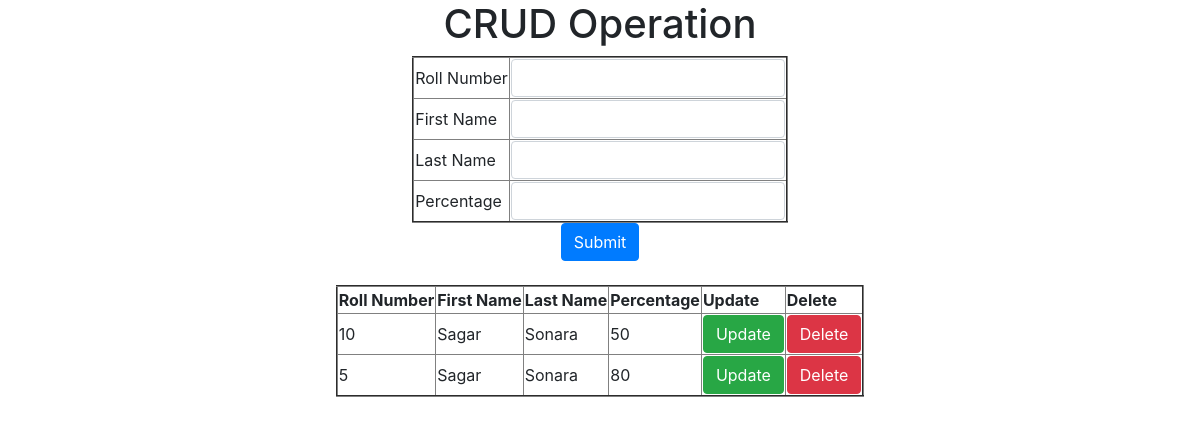
Before: / with the older database file.
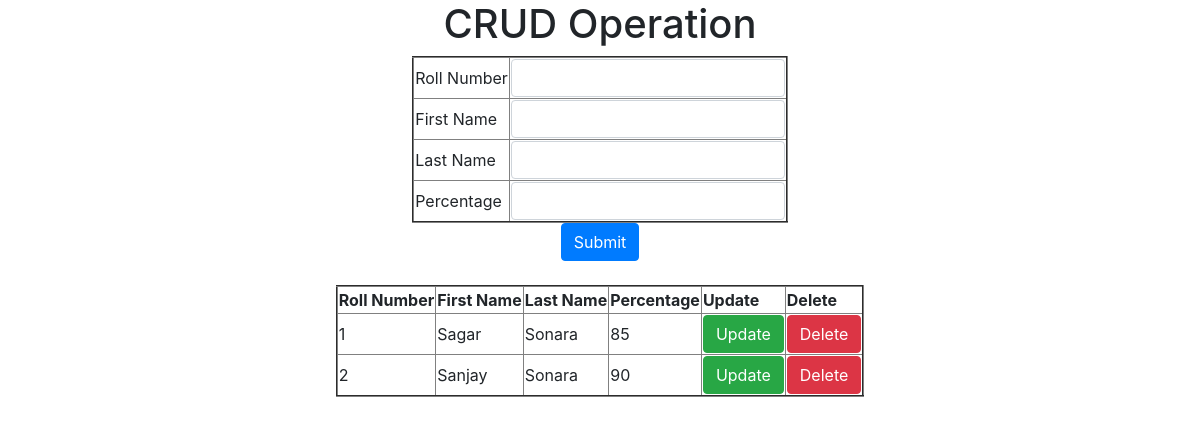
After: the same page with the newer database file.
### myapp/models.py (models this page shows, shortened)
class Student(models.Model):
	roll_no = models.PositiveSmallIntegerField()
	f_name = models.CharField(max_length = 100)
	l_name = models.CharField(max_length = 100)
	percentage = models.PositiveSmallIntegerField()

### myapp/views.py (the view)
# urls.py: path('', views.index, name='index'),
def index(request):
	if request.method == "POST":
		roll_no = request.POST['roll_no']
		f_name = request.POST['f_name']
		l_name = request.POST['l_name']
		percentage = request.POST['percentage']
		stu = Student(roll_no=roll_no, f_name=f_name, l_name = l_name, percentage=percentage)
		stu.save()
		students = Student.objects.all()
		return render (request,"index.html",{'students':students})
	else:
		students = Student.objects.all()
		return render (request,"index.html",{'students':students})

### myapp/templates/index.html (shortened to what this page needs)
{% load static %}
<!DOCTYPE html>
<html>
<head>
<link rel="stylesheet" href="https://cdnjs.cloudflare.com/ajax/libs/font-awesome/5.15.4/css/all.min.css" />
<link rel="stylesheet" href="https://cdn.jsdelivr.net/npm/bootstrap@4.4.1/dist/css/bootstrap.min.css">
</head>
<body>
<h1 align="center">CRUD Operation</h1>
<form name='add', method="POST", action="{% url 'index' %}">
	<table border="2" align="center">
		<tr>
			<td> Roll Number </td>
			<td><input type="Number" name="roll_no" class="form-control"></td>
		</tr>
		<tr>
			<td> First Name </td>
			<td><input type="text" name="f_name" class="form-control"></td>
		</tr>
		<tr>
			<td> Last Name </td>
			<td><input type="text" name="l_name" class="form-control"></td>
		</tr>
		<tr>
			<td> Percentage </td>
			<td><input type="Number" name="percentage" class="form-control"></td>
		</tr>
	</table>
	<div class="text-center">
	<input type="submit" name="SUBMIT" class="btn btn-primary" align="center">
	</div>
</form>
<br>
<table border="2" align="center">
	<th>Roll Number</th>
	<th>First Name</th>
	<th>Last Name</th>
	<th>Percentage</th>
	<th>Update</th>
	<th>Delete</th>
	{% for s in students %}
	<tr>
		<td>{{s.roll_no}}</td>
		<td>{{s.f_name}}</td>
		<td>{{s.l_name}}</td>
		<td>{{s.percentage}}</td>
		<td><button type="button" class="btn btn-success" onclick="window.location.href='{% url "update" pk=s.pk %}'">Update</button></td>
		<td><button type="button" class="btn btn-danger" onclick="window.location.href='{% url "delete" pk=s.pk %}'">Delete</button></td>
	</tr>
	{% endfor %}
</table>
</body>
</html>

Changed rows visible on the page:
removed Student: roll_no "10", f_name "Sagar", l_name "Sonara", percentage "50"
removed Student: roll_no "5", f_name "Sagar", l_name "Sonara", percentage "80"
added Student: roll_no "1", f_name "Sagar", l_name "Sonara", percentage "85"
added Student: roll_no "2", f_name "Sanjay", l_name "Sonara", percentage "90"
